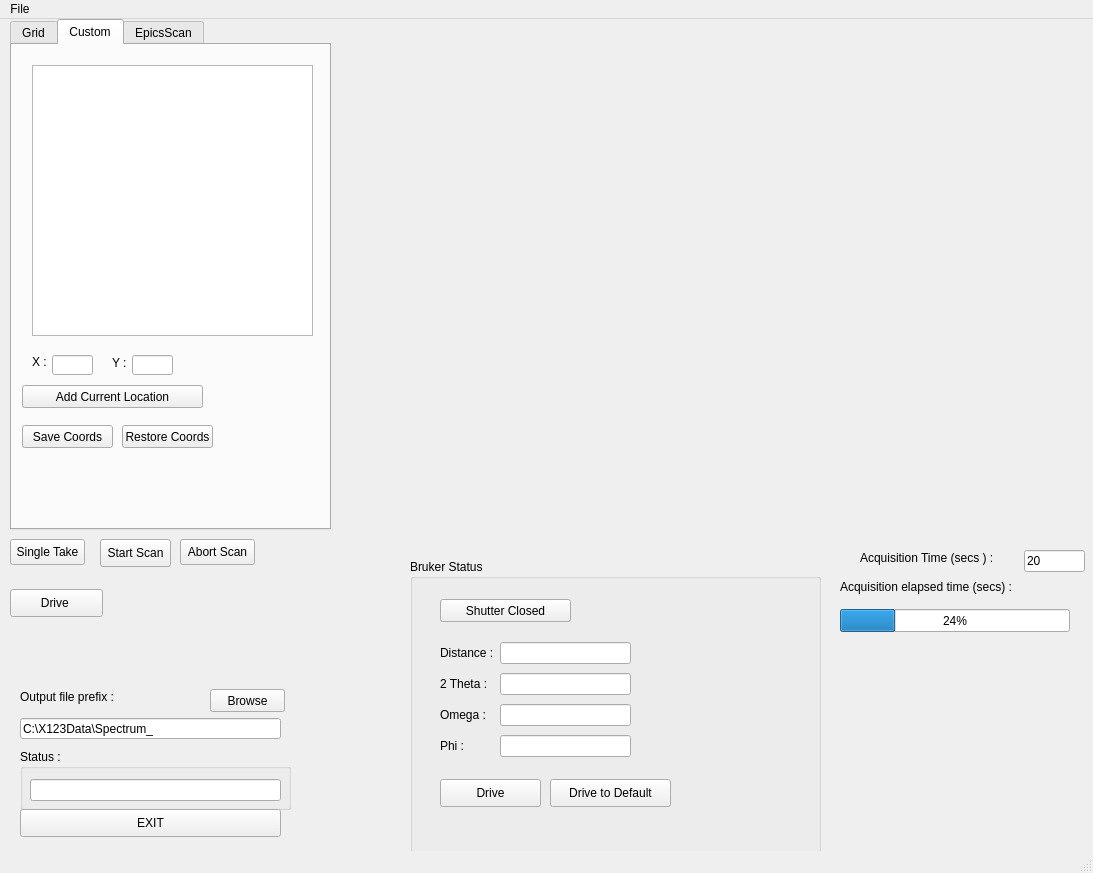
<?xml version="1.0" encoding="UTF-8"?>
<ui version="4.0">
 <class>MainWindow</class>
 <widget class="QMainWindow" name="MainWindow">
  <property name="geometry">
   <rect>
    <x>0</x>
    <y>0</y>
    <width>1093</width>
    <height>873</height>
   </rect>
  </property>
  <property name="windowTitle">
   <string>GridScan_X123</string>
  </property>
  <widget class="QWidget" name="centralwidget">
   <widget class="QPushButton" name="StartScanButton">
    <property name="geometry">
     <rect>
      <x>100</x>
      <y>520</y>
      <width>71</width>
      <height>28</height>
     </rect>
    </property>
    <property name="minimumSize">
     <size>
      <width>0</width>
      <height>28</height>
     </size>
    </property>
    <property name="text">
     <string>Start Scan</string>
    </property>
   </widget>
   <widget class="QLabel" name="label_11">
    <property name="geometry">
     <rect>
      <x>20</x>
      <y>670</y>
      <width>101</width>
      <height>16</height>
     </rect>
    </property>
    <property name="text">
     <string>Output file prefix :</string>
    </property>
   </widget>
   <widget class="QPushButton" name="browseButton">
    <property name="geometry">
     <rect>
      <x>210</x>
      <y>670</y>
      <width>75</width>
      <height>23</height>
     </rect>
    </property>
    <property name="text">
     <string>Browse</string>
    </property>
   </widget>
   <widget class="QLineEdit" name="outprefLE">
    <property name="geometry">
     <rect>
      <x>20</x>
      <y>699</y>
      <width>261</width>
      <height>21</height>
     </rect>
    </property>
    <property name="text">
     <string>C:\X123Data\Spectrum_</string>
    </property>
   </widget>
   <widget class="QGroupBox" name="groupBox_3">
    <property name="geometry">
     <rect>
      <x>20</x>
      <y>730</y>
      <width>271</width>
      <height>61</height>
     </rect>
    </property>
    <property name="title">
     <string>Status :</string>
    </property>
    <widget class="QLineEdit" name="statusLE">
     <property name="geometry">
      <rect>
       <x>10</x>
       <y>30</y>
       <width>251</width>
       <height>22</height>
      </rect>
     </property>
    </widget>
   </widget>
   <widget class="QPushButton" name="exitButton">
    <property name="geometry">
     <rect>
      <x>20</x>
      <y>790</y>
      <width>261</width>
      <height>28</height>
     </rect>
    </property>
    <property name="text">
     <string>EXIT</string>
    </property>
   </widget>
   <widget class="MyPlot" name="plotWidget" native="true">
    <property name="geometry">
     <rect>
      <x>340</x>
      <y>20</y>
      <width>741</width>
      <height>491</height>
     </rect>
    </property>
   </widget>
   <widget class="QProgressBar" name="curAcqSecPBar">
    <property name="geometry">
     <rect>
      <x>840</x>
      <y>590</y>
      <width>230</width>
      <height>23</height>
     </rect>
    </property>
    <property name="value">
     <number>24</number>
    </property>
   </widget>
   <widget class="QLabel" name="label_13">
    <property name="geometry">
     <rect>
      <x>840</x>
      <y>560</y>
      <width>191</width>
      <height>16</height>
     </rect>
    </property>
    <property name="text">
     <string>Acquisition elapsed time (secs) :</string>
    </property>
   </widget>
   <widget class="QPushButton" name="singleAcqButton">
    <property name="geometry">
     <rect>
      <x>10</x>
      <y>520</y>
      <width>75</width>
      <height>26</height>
     </rect>
    </property>
    <property name="minimumSize">
     <size>
      <width>0</width>
      <height>23</height>
     </size>
    </property>
    <property name="text">
     <string>Single Take</string>
    </property>
   </widget>
   <widget class="QPushButton" name="abortScanButton">
    <property name="geometry">
     <rect>
      <x>180</x>
      <y>520</y>
      <width>75</width>
      <height>26</height>
     </rect>
    </property>
    <property name="minimumSize">
     <size>
      <width>0</width>
      <height>23</height>
     </size>
    </property>
    <property name="text">
     <string>Abort Scan</string>
    </property>
   </widget>
   <widget class="QPushButton" name="driveButton">
    <property name="geometry">
     <rect>
      <x>10</x>
      <y>570</y>
      <width>93</width>
      <height>28</height>
     </rect>
    </property>
    <property name="text">
     <string>Drive </string>
    </property>
   </widget>
   <widget class="QLabel" name="label_12">
    <property name="geometry">
     <rect>
      <x>860</x>
      <y>531</y>
      <width>150</width>
      <height>16</height>
     </rect>
    </property>
    <property name="text">
     <string>Acquisition Time (secs ) : </string>
    </property>
   </widget>
   <widget class="QLineEdit" name="acquisitionTimeLE">
    <property name="geometry">
     <rect>
      <x>1024</x>
      <y>531</y>
      <width>61</width>
      <height>22</height>
     </rect>
    </property>
    <property name="minimumSize">
     <size>
      <width>0</width>
      <height>0</height>
     </size>
    </property>
    <property name="maximumSize">
     <size>
      <width>61</width>
      <height>16777215</height>
     </size>
    </property>
    <property name="text">
     <string>20</string>
    </property>
   </widget>
   <widget class="QTabWidget" name="ScanTypes">
    <property name="geometry">
     <rect>
      <x>10</x>
      <y>0</y>
      <width>321</width>
      <height>511</height>
     </rect>
    </property>
    <property name="currentIndex">
     <number>1</number>
    </property>
    <widget class="QWidget" name="tab">
     <attribute name="title">
      <string>Grid</string>
     </attribute>
     <widget class="QGroupBox" name="groupBox">
      <property name="geometry">
       <rect>
        <x>10</x>
        <y>10</y>
        <width>291</width>
        <height>161</height>
       </rect>
      </property>
      <property name="title">
       <string>X Motor (m3.VAL)</string>
      </property>
      <widget class="QPushButton" name="x_MoveButton">
       <property name="geometry">
        <rect>
         <x>200</x>
         <y>130</y>
         <width>75</width>
         <height>23</height>
        </rect>
       </property>
       <property name="text">
        <string>Move</string>
       </property>
      </widget>
      <widget class="QWidget" name="layoutWidget">
       <property name="geometry">
        <rect>
         <x>10</x>
         <y>24</y>
         <width>179</width>
         <height>130</height>
        </rect>
       </property>
       <layout class="QGridLayout" name="gridLayout">
        <item row="0" column="0">
         <widget class="QLabel" name="label">
          <property name="minimumSize">
           <size>
            <width>90</width>
            <height>0</height>
           </size>
          </property>
          <property name="text">
           <string>Range :</string>
          </property>
         </widget>
        </item>
        <item row="0" column="1">
         <widget class="QLineEdit" name="x_RangeLE">
          <property name="maximumSize">
           <size>
            <width>60</width>
            <height>20</height>
           </size>
          </property>
         </widget>
        </item>
        <item row="1" column="0">
         <widget class="QLabel" name="label_2">
          <property name="minimumSize">
           <size>
            <width>90</width>
            <height>0</height>
           </size>
          </property>
          <property name="text">
           <string>Center Location :</string>
          </property>
         </widget>
        </item>
        <item row="1" column="1">
         <widget class="QLineEdit" name="x_CenterLocLE">
          <property name="maximumSize">
           <size>
            <width>60</width>
            <height>20</height>
           </size>
          </property>
         </widget>
        </item>
        <item row="2" column="0">
         <widget class="QLabel" name="label_3">
          <property name="minimumSize">
           <size>
            <width>90</width>
            <height>0</height>
           </size>
          </property>
          <property name="text">
           <string>NSteps :</string>
          </property>
         </widget>
        </item>
        <item row="2" column="1">
         <widget class="QLineEdit" name="x_NStepsLE">
          <property name="maximumSize">
           <size>
            <width>60</width>
            <height>20</height>
           </size>
          </property>
         </widget>
        </item>
        <item row="3" column="0">
         <widget class="QLabel" name="label_4">
          <property name="minimumSize">
           <size>
            <width>110</width>
            <height>0</height>
           </size>
          </property>
          <property name="text">
           <string>Current Location : </string>
          </property>
         </widget>
        </item>
        <item row="3" column="1">
         <widget class="QLineEdit" name="x_CurLocLE">
          <property name="maximumSize">
           <size>
            <width>60</width>
            <height>20</height>
           </size>
          </property>
         </widget>
        </item>
        <item row="4" column="0">
         <widget class="QLabel" name="label_5">
          <property name="minimumSize">
           <size>
            <width>90</width>
            <height>0</height>
           </size>
          </property>
          <property name="text">
           <string>Move To: </string>
          </property>
         </widget>
        </item>
        <item row="4" column="1">
         <widget class="QLineEdit" name="x_MoveLocLE">
          <property name="maximumSize">
           <size>
            <width>60</width>
            <height>20</height>
           </size>
          </property>
         </widget>
        </item>
       </layout>
      </widget>
     </widget>
     <widget class="QGroupBox" name="groupBox_2">
      <property name="geometry">
       <rect>
        <x>10</x>
        <y>190</y>
        <width>291</width>
        <height>161</height>
       </rect>
      </property>
      <property name="title">
       <string>Y Motor (m2.VAL)</string>
      </property>
      <widget class="QPushButton" name="y_MoveButton">
       <property name="geometry">
        <rect>
         <x>200</x>
         <y>130</y>
         <width>75</width>
         <height>23</height>
        </rect>
       </property>
       <property name="text">
        <string>Move</string>
       </property>
      </widget>
      <widget class="QWidget" name="layoutWidget_2">
       <property name="geometry">
        <rect>
         <x>10</x>
         <y>24</y>
         <width>179</width>
         <height>130</height>
        </rect>
       </property>
       <layout class="QGridLayout" name="gridLayout_2">
        <item row="0" column="0">
         <widget class="QLabel" name="label_6">
          <property name="minimumSize">
           <size>
            <width>90</width>
            <height>0</height>
           </size>
          </property>
          <property name="text">
           <string>Range :</string>
          </property>
         </widget>
        </item>
        <item row="0" column="1">
         <widget class="QLineEdit" name="y_RangeLE">
          <property name="maximumSize">
           <size>
            <width>60</width>
            <height>20</height>
           </size>
          </property>
         </widget>
        </item>
        <item row="1" column="0">
         <widget class="QLabel" name="label_7">
          <property name="minimumSize">
           <size>
            <width>90</width>
            <height>0</height>
           </size>
          </property>
          <property name="text">
           <string>Center Location :</string>
          </property>
         </widget>
        </item>
        <item row="1" column="1">
         <widget class="QLineEdit" name="y_CenterLocLE">
          <property name="maximumSize">
           <size>
            <width>60</width>
            <height>20</height>
           </size>
          </property>
         </widget>
        </item>
        <item row="2" column="0">
         <widget class="QLabel" name="label_8">
          <property name="minimumSize">
           <size>
            <width>90</width>
            <height>0</height>
           </size>
          </property>
          <property name="text">
           <string>NSteps :</string>
          </property>
         </widget>
        </item>
        <item row="2" column="1">
         <widget class="QLineEdit" name="y_NStepsLE">
          <property name="maximumSize">
           <size>
            <width>60</width>
            <height>20</height>
           </size>
          </property>
         </widget>
        </item>
        <item row="3" column="0">
         <widget class="QLabel" name="label_9">
          <property name="minimumSize">
           <size>
            <width>110</width>
            <height>0</height>
           </size>
          </property>
          <property name="text">
           <string>Current Location : </string>
          </property>
         </widget>
        </item>
        <item row="3" column="1">
         <widget class="QLineEdit" name="y_CurLocLE">
          <property name="maximumSize">
           <size>
            <width>60</width>
            <height>20</height>
           </size>
          </property>
         </widget>
        </item>
        <item row="4" column="0">
         <widget class="QLabel" name="label_10">
          <property name="minimumSize">
           <size>
            <width>90</width>
            <height>0</height>
           </size>
          </property>
          <property name="text">
           <string>Move To: </string>
          </property>
         </widget>
        </item>
        <item row="4" column="1">
         <widget class="QLineEdit" name="y_MoveLocLE">
          <property name="maximumSize">
           <size>
            <width>60</width>
            <height>20</height>
           </size>
          </property>
         </widget>
        </item>
       </layout>
      </widget>
     </widget>
     <widget class="QPushButton" name="updateCenterButton">
      <property name="geometry">
       <rect>
        <x>20</x>
        <y>360</y>
        <width>265</width>
        <height>31</height>
       </rect>
      </property>
      <property name="text">
       <string>Update Center Location</string>
      </property>
     </widget>
    </widget>
    <widget class="QWidget" name="tab_2">
     <attribute name="title">
      <string>Custom</string>
     </attribute>
     <widget class="QListWidget" name="coordLocationsWidget">
      <property name="geometry">
       <rect>
        <x>20</x>
        <y>20</y>
        <width>281</width>
        <height>271</height>
       </rect>
      </property>
      <property name="selectionMode">
       <enum>QAbstractItemView::NoSelection</enum>
      </property>
     </widget>
     <widget class="QPushButton" name="add_current_button">
      <property name="geometry">
       <rect>
        <x>10</x>
        <y>340</y>
        <width>181</width>
        <height>23</height>
       </rect>
      </property>
      <property name="text">
       <string>Add Current Location</string>
      </property>
     </widget>
     <widget class="QLabel" name="label_14">
      <property name="geometry">
       <rect>
        <x>20</x>
        <y>310</y>
        <width>47</width>
        <height>13</height>
       </rect>
      </property>
      <property name="text">
       <string>X :</string>
      </property>
     </widget>
     <widget class="QLabel" name="label_15">
      <property name="geometry">
       <rect>
        <x>100</x>
        <y>310</y>
        <width>21</width>
        <height>16</height>
       </rect>
      </property>
      <property name="text">
       <string>Y :</string>
      </property>
     </widget>
     <widget class="QLineEdit" name="x_customLE">
      <property name="geometry">
       <rect>
        <x>40</x>
        <y>310</y>
        <width>41</width>
        <height>20</height>
       </rect>
      </property>
     </widget>
     <widget class="QLineEdit" name="y_customLE">
      <property name="geometry">
       <rect>
        <x>120</x>
        <y>310</y>
        <width>41</width>
        <height>20</height>
       </rect>
      </property>
     </widget>
     <widget class="QPushButton" name="saveCoordsButton">
      <property name="geometry">
       <rect>
        <x>10</x>
        <y>380</y>
        <width>91</width>
        <height>23</height>
       </rect>
      </property>
      <property name="text">
       <string>Save Coords</string>
      </property>
     </widget>
     <widget class="QPushButton" name="restoreCoordsButton">
      <property name="geometry">
       <rect>
        <x>110</x>
        <y>380</y>
        <width>91</width>
        <height>23</height>
       </rect>
      </property>
      <property name="text">
       <string>Restore Coords</string>
      </property>
     </widget>
    </widget>
    <widget class="QWidget" name="tab_3">
     <attribute name="title">
      <string>EpicsScan</string>
     </attribute>
    </widget>
   </widget>
   <widget class="QGroupBox" name="phiLE_2">
    <property name="geometry">
     <rect>
      <x>410</x>
      <y>540</y>
      <width>411</width>
      <height>311</height>
     </rect>
    </property>
    <property name="title">
     <string>Bruker Status</string>
    </property>
    <widget class="QPushButton" name="shutter_status_button">
     <property name="geometry">
      <rect>
       <x>30</x>
       <y>40</y>
       <width>131</width>
       <height>23</height>
      </rect>
     </property>
     <property name="text">
      <string>Shutter Closed</string>
     </property>
    </widget>
    <widget class="QWidget" name="layoutWidget">
     <property name="geometry">
      <rect>
       <x>30</x>
       <y>80</y>
       <width>191</width>
       <height>121</height>
      </rect>
     </property>
     <layout class="QGridLayout" name="gridLayout_3">
      <item row="0" column="0">
       <widget class="QLabel" name="label_16">
        <property name="text">
         <string>Distance :</string>
        </property>
       </widget>
      </item>
      <item row="0" column="1">
       <widget class="QLineEdit" name="distanceLE"/>
      </item>
      <item row="1" column="0">
       <widget class="QLabel" name="label_17">
        <property name="text">
         <string>2 Theta :</string>
        </property>
       </widget>
      </item>
      <item row="1" column="1">
       <widget class="QLineEdit" name="twothetaLE"/>
      </item>
      <item row="2" column="0">
       <widget class="QLabel" name="label_18">
        <property name="text">
         <string>Omega :</string>
        </property>
       </widget>
      </item>
      <item row="2" column="1">
       <widget class="QLineEdit" name="omegaLE"/>
      </item>
      <item row="3" column="0">
       <widget class="QLabel" name="label_19">
        <property name="text">
         <string>Phi :</string>
        </property>
       </widget>
      </item>
      <item row="3" column="1">
       <widget class="QLineEdit" name="phiLE"/>
      </item>
     </layout>
    </widget>
    <widget class="QPushButton" name="updateAnglesButton">
     <property name="geometry">
      <rect>
       <x>30</x>
       <y>220</y>
       <width>101</width>
       <height>28</height>
      </rect>
     </property>
     <property name="text">
      <string>Drive</string>
     </property>
    </widget>
    <widget class="QPushButton" name="defaultAnglesButton">
     <property name="geometry">
      <rect>
       <x>140</x>
       <y>220</y>
       <width>121</width>
       <height>28</height>
      </rect>
     </property>
     <property name="text">
      <string>Drive to Default</string>
     </property>
    </widget>
   </widget>
  </widget>
  <widget class="QMenuBar" name="menubar">
   <property name="geometry">
    <rect>
     <x>0</x>
     <y>0</y>
     <width>1093</width>
     <height>21</height>
    </rect>
   </property>
   <widget class="QMenu" name="menuFile">
    <property name="title">
     <string>File</string>
    </property>
    <addaction name="actionLoad_mca_file"/>
   </widget>
   <addaction name="menuFile"/>
  </widget>
  <widget class="QStatusBar" name="statusbar"/>
  <action name="actionLoad_mca_file">
   <property name="text">
    <string>Load .mca file</string>
   </property>
  </action>
 </widget>
 <customwidgets>
  <customwidget>
   <class>MyPlot</class>
   <extends>QWidget</extends>
   <header location="global">myplot.h</header>
   <container>1</container>
  </customwidget>
 </customwidgets>
 <resources/>
 <connections/>
</ui>
